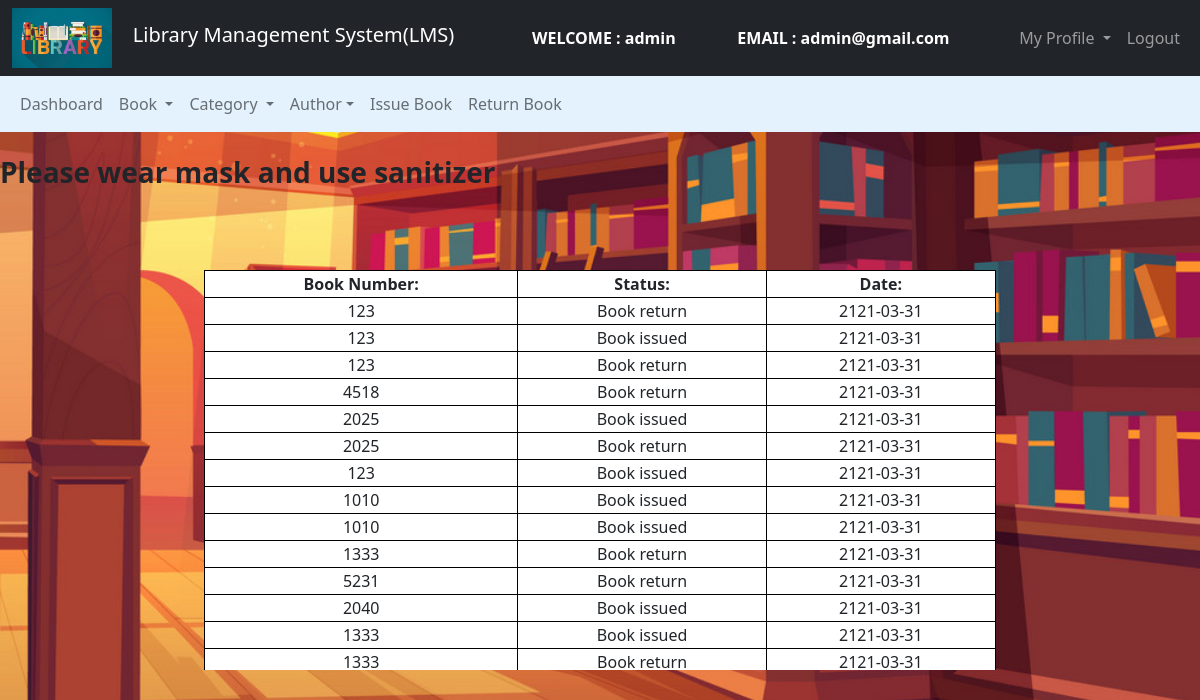
Screenshot of /Admin/Book/view_transaction_book.php (signed in) with the database file from the repository.
### tables this page shows
CREATE TABLE `returnbook` (
  `book_id` int(20) NOT NULL,
  `book_no` int(20) NOT NULL,
  `status` int(5) NOT NULL,
  `date` longtext NOT NULL
);

### Admin/Book/view_transaction_book.php (the view, shortened to what this page needs)
<?php
$connection = mysqli_connect("localhost", "root", "");
$status = "";
$query = "select book_no,status,date from returnbook";
?>
<!DOCTYPE html>
<html>
<head>
    <link href="https://cdn.jsdelivr.net/npm/bootstrap@5.0.0-beta2/dist/css/bootstrap.min.css" rel="stylesheet">
</head>
<body>
    <nav class="navbar navbar-expand-lg navbar-dark bg-dark">
        <div class="container-fluid">
            <div class="navbar-header">
                <img src="../images/abc1.jpeg" width="100" height="60"> &nbsp &nbsp
                <a class="navbar-brand" href="../admin_dashboard.php">Library Management System(LMS)</a>
            </div>
            <font style="color: white">
                <span>
                    <strong>
                        WELCOME : <?php echo $_SESSION['name']; ?></strong>
                </span>
            </font>
            <font style="color: white">
                <span>
                    <strong>
                        EMAIL : <?php echo $_SESSION['email']; ?></strong>
                </span>
            </font>
            <ul class="nav navbar-nav navbar-right">
                <li class="nav-item dropdown">
                    <a class="nav-link dropdown-toggle" data-toggle="dropdown">
                        My Profile
                    </a>
                </li>
                <li class="nav-item"><a class="nav-link" href="../../logout.php">
                        Logout
                    </a></li>
            </ul>
        </div>
    </nav>
    <nav class="navbar navbar-expand-lg navbar-light" style="background-color: #e3f2fd">
        <div class="container-fluid">
            <ul class="nav navbar-nav navbar-center">
                <li class="nav-item">
                    <a href="../admin_dashboard.php" class="nav-link">
                        Dashboard
                    </a>
                </li>
                <li class="nav-item dropdown ">
                    <a class="nav-link dropdown-toggle" data-toggle="dropdown"> Book
                    </a>
                </li>
                <li class="nav-item dropdown ">
                    <a class="nav-link dropdown-toggle" data-toggle="dropdown"> Category </a>
                </li>
                <li class="nav-item dropdown ">
                    <a class="nav-link dropdown-toggle" data-toggle="dropdown"> Author</a>
                </li>
                <li class="nav-item">
                    <a href="../Book/issue_book.php" class="nav-link">
                        Issue Book</a>
                </li>
                <li class="nav-item">
                    <a href="../Book/return_book.php" class="nav-link">
                        Return Book</a>
                </li>
            </ul>
        </div>
    </nav>
    <br>
    <?php include '../../header.php'; ?><br><br>
    <div class="row">
        <div class="col-md-2"></div>
        <div class="col-md-8">
            <form>
                <div class="scrolling">
                    <table class="table-bordered" width="900px" style="text-align:center;">
                        <tr>
                            <th>Book Number:</th>
                            <th>Status:</th>
                            <th>Date:</th>
                        </tr>
                        <?php
                        $query_run = mysqli_query($connection, $query);
                        while ($row = mysqli_fetch_assoc($query_run)) {
                            $book_no = $row['book_no'];
                            if ($row['status'] == "1") {
                                $status = "Book issued";
                            } else {
                                $status = "Book return";
                            }
                            $date = $row['date'];
                        ?>
                            <tr>
                                <td><?php echo $book_no; ?></td>
                                <td><?php echo $status; ?></td>
                                <td><?php echo $date; ?></td>
                            </tr>
                        <?php
                        }
                        ?>
                    </table>
                </div>
            </form>
        </div>
        <div class="col-md-2"></div>
    </div>
</body>
</html>

### Admin/Book/view_transaction_book.php (style rules this page uses)
body { background-image: url("../images/xyz3.jpg"); background-repeat: no-repeat; background-size: cover; background-color: #cccccc; }
table { width: 100%; border: #000000; background-color: white; }
.scrolling { overflow-x: auto; height: 400px; white-space: nowrap; }

### rows the page displays
returnbook: book_no "123", status "Book return", date "2121-03-31"
returnbook: book_no "123", status "Book issued", date "2121-03-31"
returnbook: book_no "123", status "Book return", date "2121-03-31"
returnbook: book_no "4518", status "Book return", date "2121-03-31"
returnbook: book_no "2025", status "Book issued", date "2121-03-31"
returnbook: book_no "2025", status "Book return", date "2121-03-31"
returnbook: book_no "123", status "Book issued", date "2121-03-31"
returnbook: book_no "1010", status "Book issued", date "2121-03-31"
returnbook: book_no "1010", status "Book issued", date "2121-03-31"
returnbook: book_no "1333", status "Book return", date "2121-03-31"
returnbook: book_no "5231", status "Book return", date "2121-03-31"
returnbook: book_no "2040", status "Book issued", date "2121-03-31"
returnbook: book_no "1333", status "Book issued", date "2121-03-31"
returnbook: book_no "1333", status "Book return", date "2121-03-31"

### other values shown
$_SESSION['name'] "admin"
$_SESSION['email'] "admin@gmail.com"
